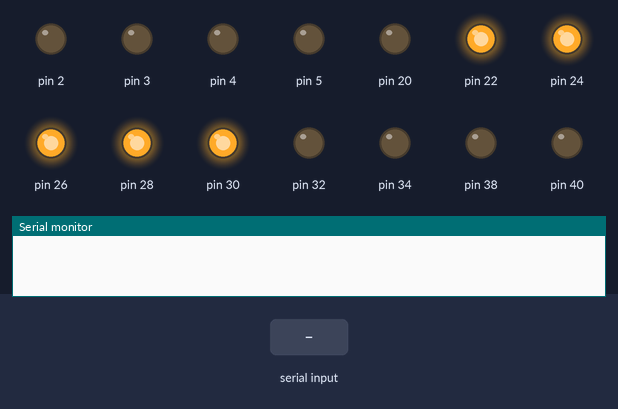
Recording of a sketch running on a simulated Arduino Mega 2560, built with avr-gcc and run on an emulated ATmega2560. Shown: output pins drawn as LEDs (lit = HIGH), the last lines printed to the serial monitor. Inputs (shaded band) come from the test bench.

Above: at 1.2 s.
1.3 s: "status,-1,;" received over Serial
At 2.5 s:
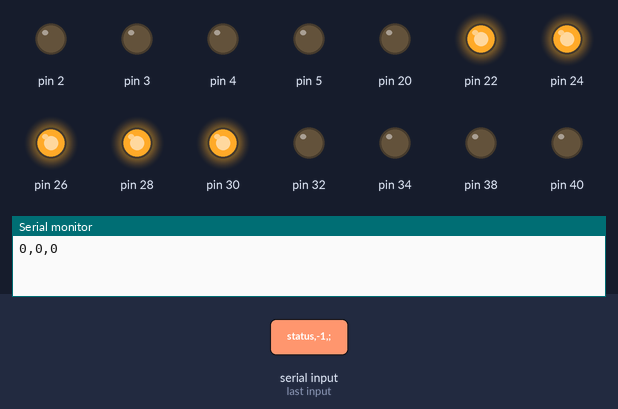
2.8 s: "1;" received over Serial
At 3.1 s:
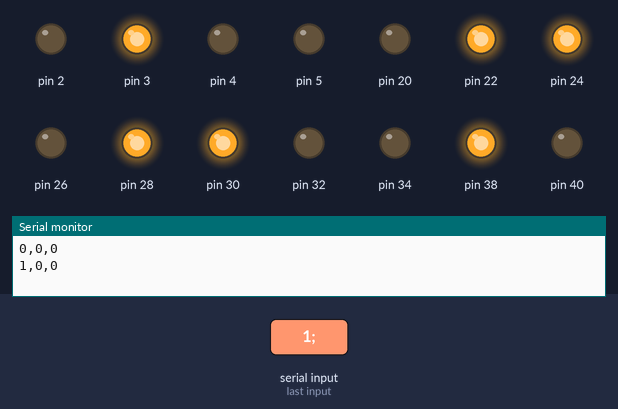
5.8 s: "2;" received over Serial
At 6.8 s:
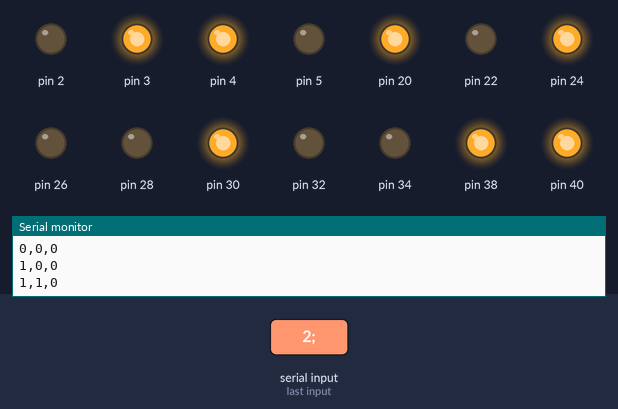
7.3 s: "3;" received over Serial
At 8.0 s:
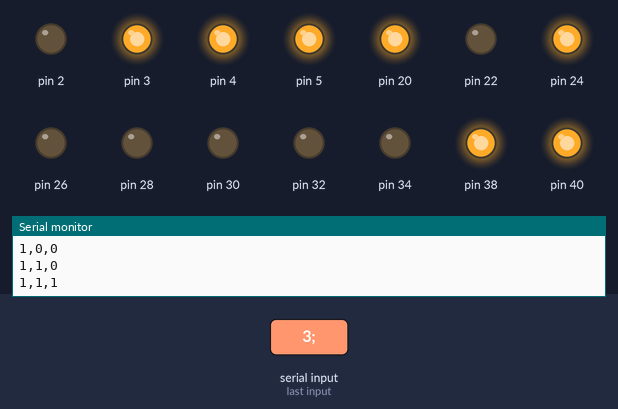
10.3 s: "a,-1,;" received over Serial
At 11.1 s:
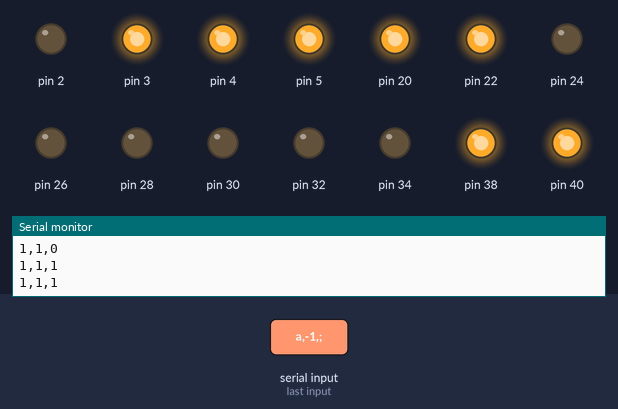
11.8 s: "30,150,10;" received over Serial
At 12.9 s:
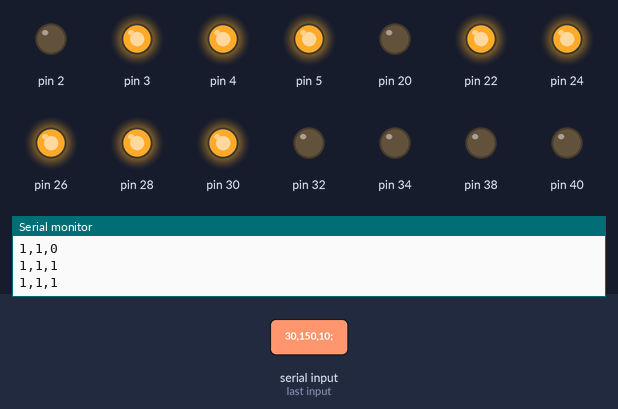
Timing chart, 0 to 23.3 s (numbered marks = the images above; inputs shaded):
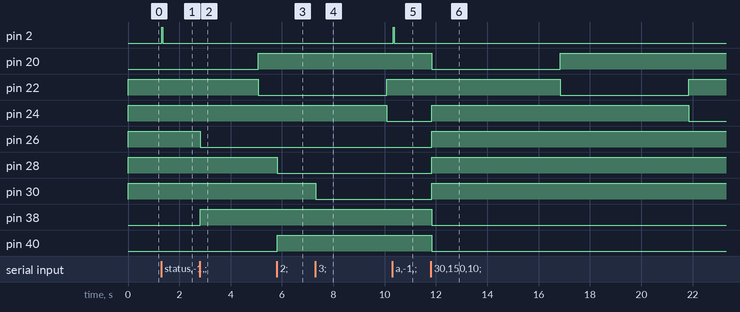

The sketch:

lepArduino.ino
```cpp
// (licence header left out)
//Version 10.0

const short num_devices = 4;
const short num_toggle = 1;

bool devices[num_devices - num_toggle];
short cycle = 0;
short cyclec = 0;
short mode = 0;

void setup() {

	Serial.begin(9600);

	//Main control outputs
	for (short i = 2; i < num_devices + 2; i++) {
		pinMode(i, OUTPUT);
		devices[i - 2] = 0;
	}
	digitalWrite(13, HIGH);

	//LED Cube (Mega only)
	for (short i = 20; i < 42; i += 2) pinMode(i, OUTPUT);
}

void loop() {

	if (Serial.available() > 0) {
		String command = Serial.readStringUntil(';') + ",-1,";

    if(command == "status,-1,"){}
		else if (command == "a,-1,") {
			mode = 1;
		}
		else if (command == "b,-1,") {
			mode = 2;
		}
		else if (command == "c,-1,") {
			mode = 3;
		}
		else if (command == "d,-1,") {
			mode = 0;
		}
		else {
			short split_idx = command.indexOf(',');
			short device_id = command.substring(0, split_idx).toInt();
			short next_split_idx = command.indexOf(',', split_idx + 1);
			short state = command.substring(split_idx + 1, next_split_idx).toInt();

			if (device_id < num_toggle) {
				digitalWrite(device_id + 2, HIGH);
				delay(50);
				digitalWrite(device_id + 2, LOW);
			}
			else {
				if (state == -1) {
					devices[device_id - num_toggle] = !devices[device_id - num_toggle];
				}
				else {
					devices[device_id - num_toggle] = (state != 0);
				}

				digitalWrite(device_id + 2, devices[device_id - num_toggle]);
			}
		}

		printStatus();
	}
	updateCube();
	delay(50);
}

void printStatus() {

	for (int i = 0; i < num_devices - num_toggle; i++) {
		Serial.print(devices[i]);
		if (i < num_devices - num_toggle - 1) Serial.print(",");
	}
	Serial.println();

}

void updateCube() {
	// Set ground
	digitalWrite(20, !(cycle == 0));
	digitalWrite(22, !(cycle == 1));
	digitalWrite(24, !(cycle == 2));
	cyclec++;
	if(cyclec >= 100){
		cyclec = 0;
		cycle = (cycle + 1) % 3;
	}

	digitalWrite(26, !devices[0]);
	digitalWrite(38, devices[0]);
	digitalWrite(28, !devices[1]);
	digitalWrite(40, devices[1]);
	digitalWrite(30, !devices[2]);
	digitalWrite(42, devices[2]);

	// Mode LED settings
	digitalWrite(32, mode == 3);
	digitalWrite(34, mode == 2);
	digitalWrite(36, mode == 1);
}
```

Measured:
- after the input at 1.3 s, pin 2: LOW → HIGH at once, → LOW 0.05 s later
- after the input at 2.8 s, pin 3, pin 38: LOW → HIGH at once; pin 26: HIGH → LOW at once
- after the input at 5.8 s, pin 4, pin 40: LOW → HIGH at once; pin 28: HIGH → LOW at once
- after the input at 7.3 s, pin 5: LOW → HIGH at once; pin 30: HIGH → LOW at once
- after the input at 10.3 s, pin 2: LOW → HIGH at once, → LOW 0.05 s later
- after the input at 11.8 s, pin 22: HIGH → LOW after 5.0 s instead of 8.3 s; pin 24: LOW → HIGH after 0.03 s instead of 3.3 s; pin 26, pin 28, pin 30: LOW → HIGH at once; pin 38, pin 40: HIGH → LOW at once
